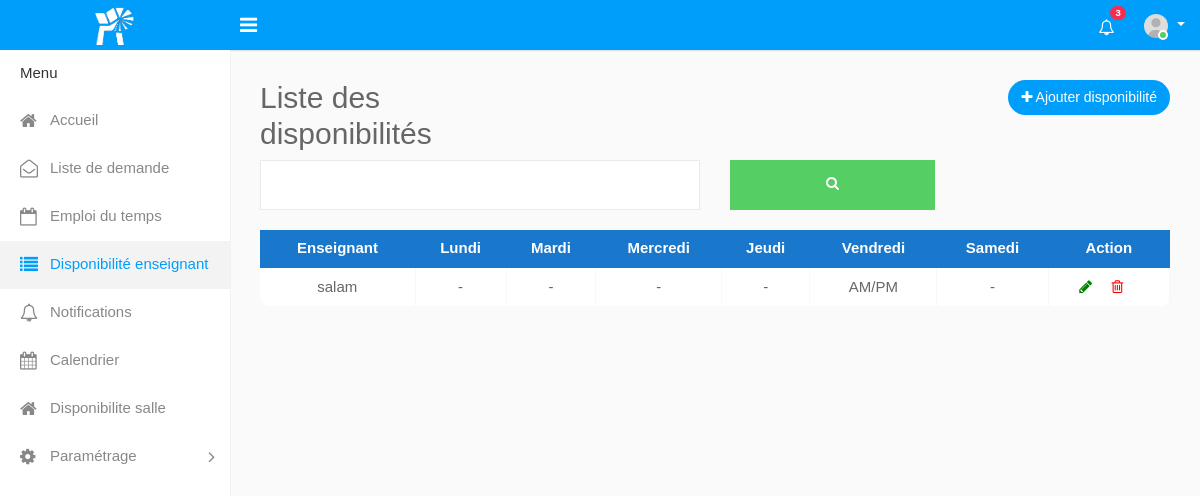
The app's page /disponibilite.php, older data.
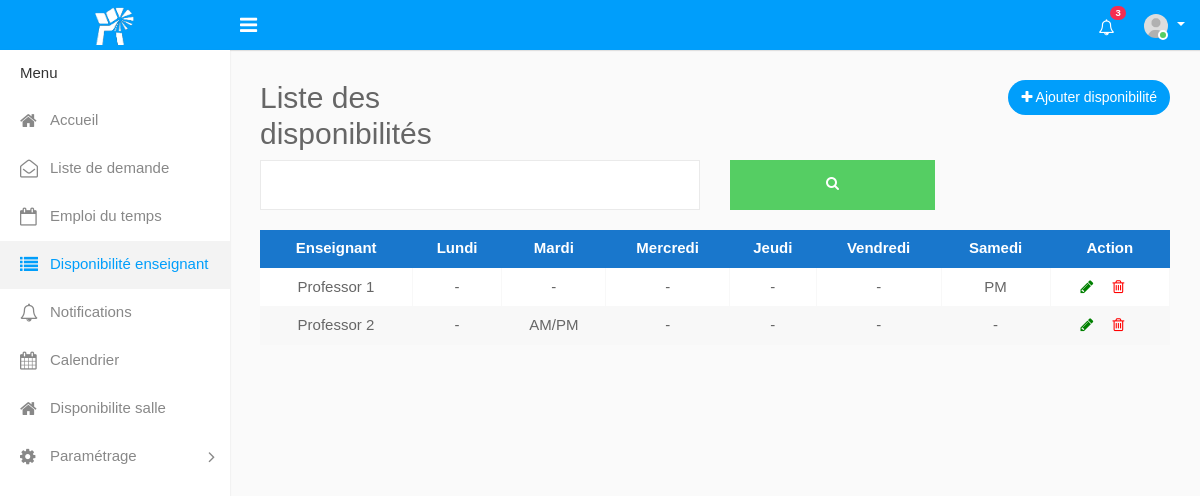
The same page, newer data.
### tables this page shows
CREATE TABLE `disponibilite` (
  `id_dispo` int(11) NOT NULL,
  `lundi` varchar(50) NOT NULL,
  `mardi` varchar(50) NOT NULL,
  `mercredi` varchar(50) NOT NULL,
  `jeudi` varchar(50) NOT NULL,
  `vendredi` varchar(50) NOT NULL,
  `samedi` varchar(50) NOT NULL,
  `id_enseignant` int(11) DEFAULT NULL
);

CREATE TABLE `enseignant` (
  `id_enseignant` int(11) NOT NULL,
  `nom_enseignant` varchar(50) NOT NULL,
  `email_enseignant` varchar(50) NOT NULL,
  `adresse` varchar(50) NOT NULL,
  `telephone` varchar(50) NOT NULL,
  `statut_enseignant` varchar(50) NOT NULL,
  `password` varchar(50) NOT NULL
);

### disponibilite.php (the view, shortened to what the changed rows need)
<?php
include('config.php');
    $sql = "SELECT *, enseignant.nom_enseignant FROM disponibilite
            JOIN enseignant ON disponibilite.id_enseignant = enseignant.id_enseignant";
$result = mysqli_query($mysqli, $sql);
?>
<!DOCTYPE html>
<html lang="en">
<head>
    <link rel="stylesheet" type="text/css" href="assets/css/bootstrap.min.css">
    <link rel="stylesheet" type="text/css" href="assets/css/font-awesome.min.css">
    <link rel="stylesheet" type="text/css" href="assets/css/select2.min.css">
    <link rel="stylesheet" type="text/css" href="assets/css/style.css">
</head>
<body>
    <div class="main-wrapper">
        <div class="page-wrapper">
            <div class="content">
                <div class="row">
                    <div class="col-sm-4">
                        <h2>Liste des disponibilités</h2>
                    </div>
                </div>
                <div class="row">
                    <div class="col-md-12">
                        <div class="table-responsive">
                            <table class="fl-table">
                                <thead>
                                    <tr>
                                        <th>Enseignant</th>
                                        <th>Lundi</th>
                                        <th>Mardi</th>
                                        <th>Mercredi</th>
                                        <th>Jeudi</th>
                                        <th>Vendredi</th>
                                        <th>Samedi</th>
                                        <th>Action</th>
                                    </tr>
                                </thead>
                                <tbody>
                                    <?php while ($row = mysqli_fetch_array($result)) {
                                        echo "<tr>";
                                        echo "<td>" . $row['nom_enseignant'] . "</td>";
                                        echo "<td>";
                                        if ($row['lundi'] == 1) {
                                            echo "AM";
                                        } elseif ($row['lundi'] == 2) {
                                            echo "PM";
                                        } elseif ($row['lundi'] == 3) {
                                            echo "AM/PM";
                                        } else {
                                            echo "-";
                                        }
                                        echo "</td>";
                                        echo "<td>";
                                        if ($row['mardi'] == 1) {
                                            echo "AM";
                                        } elseif ($row['mardi'] == 2) {
                                            echo "PM";
                                        } elseif ($row['mardi'] == 3) {
                                            echo "AM/PM";
                                        } else {
                                            echo "-";
                                        }
                                        echo "</td>";
                                        echo "<td>";
                                        if ($row['mercredi'] == 1) {
                                            echo "AM";
                                        } elseif ($row['mercredi'] == 2) {
                                            echo "PM";
                                        } elseif ($row['mercredi'] == 3) {
                                            echo "AM/PM";
                                        } else {
                                            echo "-";
                                        }
                                        echo "</td>";
                                        echo "<td>";
                                        if ($row['jeudi'] == 1) {
                                            echo "AM";
                                        } elseif ($row['jeudi'] == 2) {
                                            echo "PM";
                                        } elseif ($row['jeudi'] == 3) {
                                            echo "AM/PM";
                                        } else {
                                            echo "-";
                                        }
                                        echo "</td>";
                                        echo "<td>";
                                        if ($row['vendredi'] == 1) {
                                            echo "AM";
                                        } elseif ($row['vendredi'] == 2) {
                                            echo "PM";
                                        } elseif ($row['vendredi'] == 3) {
                                            echo "AM/PM";
                                        } else {
                                            echo "-";
                                        }
                                        echo "</td>";
                                        echo "<td>";
                                        if ($row['samedi'] == 1) {
                                            echo "AM";
                                        } elseif ($row['samedi'] == 2) {
                                            echo "PM";
                                        } elseif ($row['samedi'] == 3) {
                                            echo "AM/PM";
                                        } else {
                                            echo "-";
                                        }
                                        echo "</td>";
                                        echo "<td> <a href=\"EditDispo.php?id_dispo=" . $row['id_dispo'] . "\" style=\"margin-right:10px; color:green;\"><i class=\"fa fa-pencil m-r-5\"></i></a>
                                        <a href=\"deleteDispo.php?id_dispo=" . $row['id_dispo'] . "\" style=\"margin-right:10px; color:red;\" onClick=\"return confirm('Êtes-vous sûr de vouloir supprimer cette disponibilité ?');\"><i class=\"fa fa-trash-o m-r-5\"></i></a></td> ";
                                        echo "</tr>";
                                    } ?>
                                </tbody>
                            </table>
                        </div>
                    </div>
                </div>
            </div>
        </div>
    </div>
</body>
</html>

Row changes from the older to the newer data that the page shows:
removed disponibilite: id_enseignant.nom_enseignant "salam", vendredi "AM/PM"
added disponibilite: id_enseignant.nom_enseignant "Professor 1", samedi "PM"
added disponibilite: id_enseignant.nom_enseignant "Professor 2", mardi "AM/PM"
